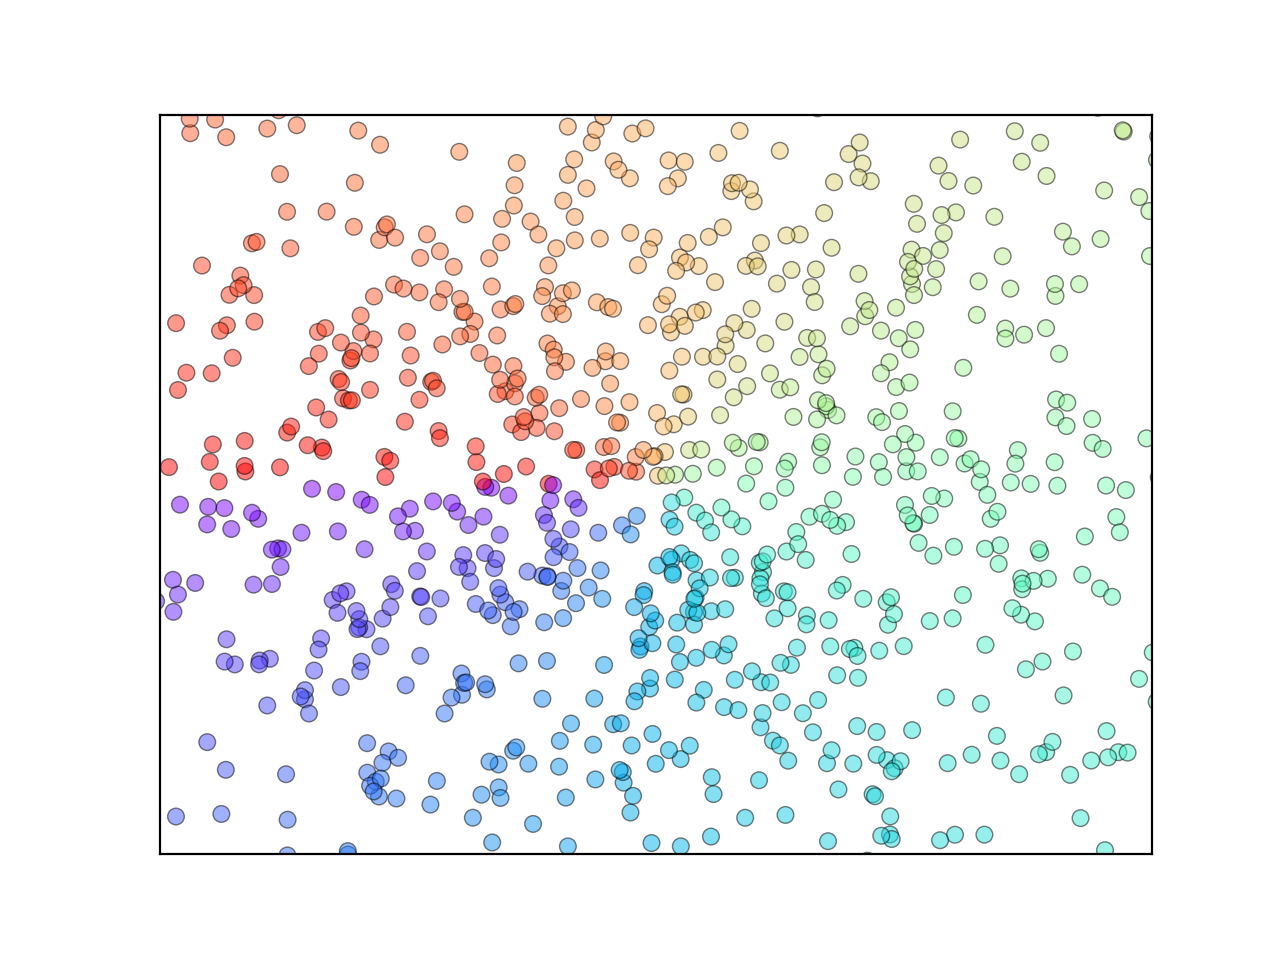

Write the Python code that produced this figure.
import matplotlib.pyplot as plt
import numpy as np

n = 1024
X = np.random.normal(0, 1, n)
Y = np.random.normal(0, 1, n)

plt.xlim(-1.5, 1.5)
plt.ylim(-1.5, 1.5)
plt.scatter(X, Y, c=np.arctan2(Y, X), cmap='rainbow', alpha=0.5, edgecolors='black', linewidths=0.5)
plt.xticks(())
plt.yticks(())
plt.show()
